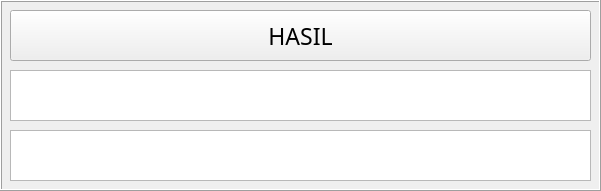
  <widget class="QFrame" name="frame_2">
   <property name="geometry">
    <rect>
     <x>630</x>
     <y>670</y>
     <width>601</width>
     <height>191</height>
    </rect>
   </property>
   <property name="frameShape">
    <enum>QFrame::Box</enum>
   </property>
   <property name="frameShadow">
    <enum>QFrame::Raised</enum>
   </property>
   <widget class="QPushButton" name="hasil_knn">
    <property name="geometry">
     <rect>
      <x>10</x>
      <y>10</y>
      <width>581</width>
      <height>51</height>
     </rect>
    </property>
    <property name="font">
     <font>
      <family>Bernard MT Condensed</family>
      <pointsize>17</pointsize>
     </font>
    </property>
    <property name="text">
     <string>HASIL</string>
    </property>
   </widget>
   <widget class="QTextEdit" name="textEdit_2">
    <property name="geometry">
     <rect>
      <x>10</x>
      <y>70</y>
      <width>581</width>
      <height>51</height>
     </rect>
    </property>
    <property name="font">
     <font>
      <family>Bernard MT Condensed</family>
      <pointsize>17</pointsize>
     </font>
    </property>
   </widget>
   <widget class="QTextEdit" name="akurasi">
    <property name="geometry">
     <rect>
      <x>10</x>
      <y>130</y>
      <width>581</width>
      <height>51</height>
     </rect>
    </property>
    <property name="font">
     <font>
      <family>Bernard MT Condensed</family>
      <pointsize>17</pointsize>
     </font>
    </property>
   </widget>
  </widget>
